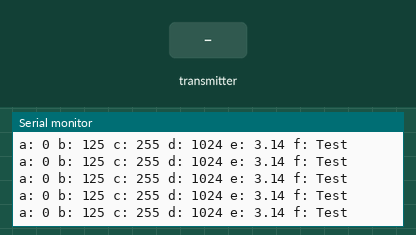
The sketch below on a simulated Arduino Uno, built with avr-gcc and run on an emulated ATmega328P. Shown: the last lines printed to the serial monitor. The inputs (shaded band) are chosen by the test bench. No radio packets arrive unless stated.

Above: at 1.2 s.
1.3 s: the transmitter starts sending a = 64
At 1.4 s:
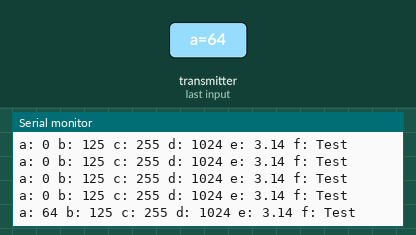
4.3 s: the transmitter starts sending b = 64
At 4.4 s:
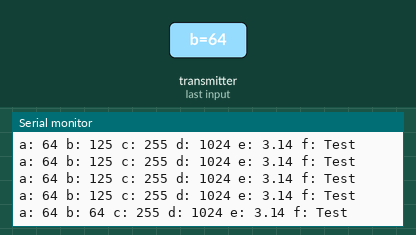
7.3 s: the transmitter starts sending c = 0
At 7.42 s:
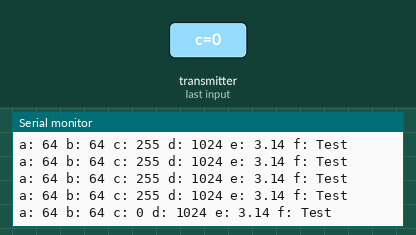
10.3 s: the transmitter starts sending d = 0
At 10.39 s:
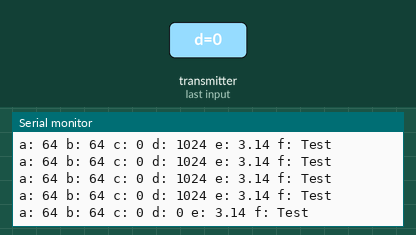
13.3 s: the transmitter starts sending e = 25
At 13.44 s:
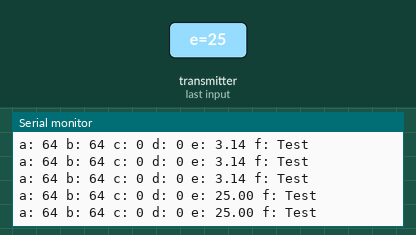
16.3 s: the transmitter starts sending a = 128
At 16.47 s:
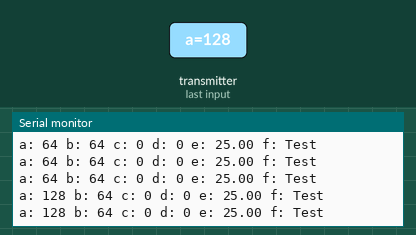
Timing chart, 0 to 19.3 s (numbered marks = the images above; inputs shaded):
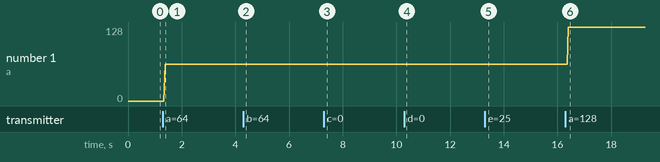

The sketch:

uno.ino
```cpp
#include <SPI.h>
#include <nRF24L01.h>
#include <RF24.h>

RF24 radio(10, 9); // CE, CSN

const byte address[6] = "00001";

// Max size of this struct is 32 bytes - NRF24L01 buffer limit
struct Data_Package {
  byte a = 0;
  byte b = 125;
  byte c = 255;
  int d = 1024;
  float e = 3.141592;
  String f = "Test";
};

Data_Package data; //Create a variable with the above structure

void setup() {
  Serial.begin(9600);
  radio.begin();
  radio.openReadingPipe(0, address);
  radio.setPALevel(RF24_PA_MIN);
  radio.startListening();
}

void loop() {
  // Check whether there is data to be received
  if (radio.available()) {
    radio.read(&data, sizeof(Data_Package)); // Read the whole data and store it into the 'data' structure
  }
  Serial.print("a: ");
  Serial.print(data.a);
  Serial.print(" b: ");
  Serial.print(data.b);
  Serial.print(" c: ");
  Serial.print(data.c);
  Serial.print(" d: ");
  Serial.print(data.d);
  Serial.print(" e: ");
  Serial.print(data.e);
  Serial.print(" f: ");
  Serial.println(data.f);
}
```

Measured:
- after the input at 1.3 s, the serial monitor: prints a new line after 0.08 s (image 1)
- after the input at 4.3 s, the serial monitor: prints a new line after 0.08 s (image 2)
- after the input at 7.3 s, the serial monitor: prints a new line after 0.10 s (image 3)
- after the input at 10.3 s, the serial monitor: prints a new line after 0.07 s (image 4)
- after the input at 13.3 s, the serial monitor: prints a new line after 0.07 s (image 5)
- after the input at 16.3 s, the serial monitor: prints a new line after 0.11 s (image 6)
- plotted number 1: 0 → 64 after the input at 1.3 s, 64 → 128 after the input at 16.3 s
